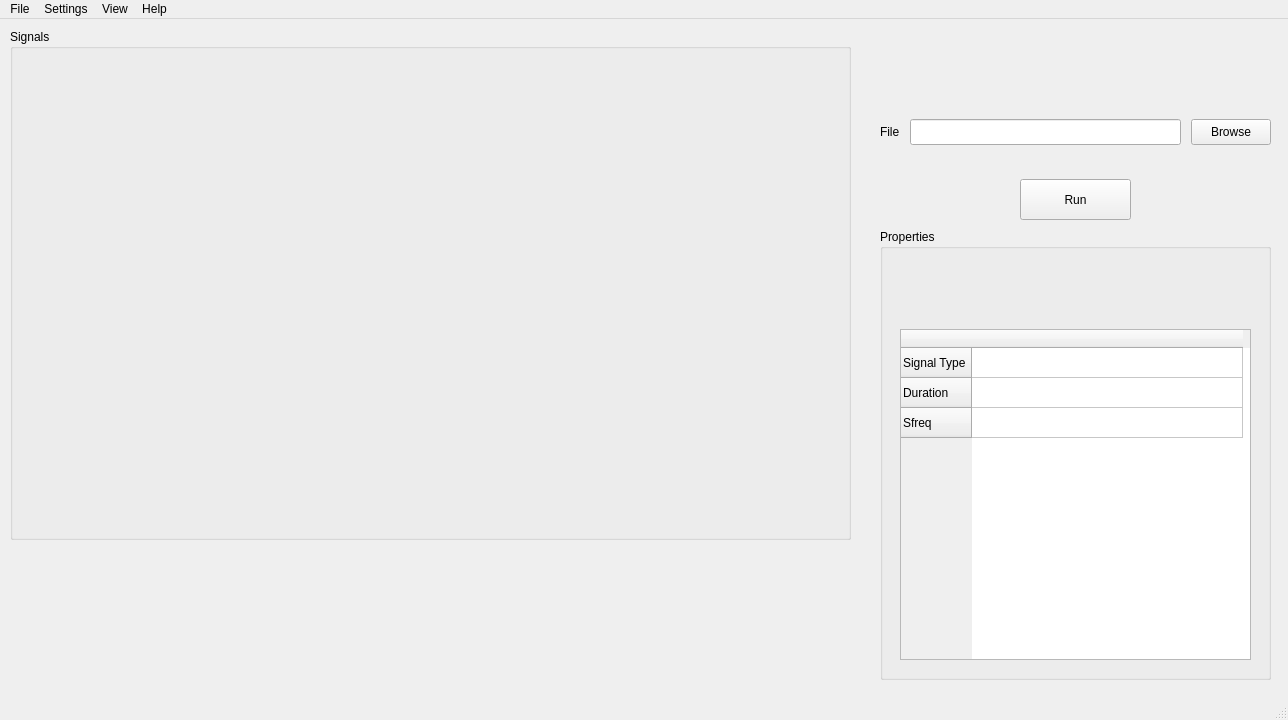
<?xml version="1.0" encoding="UTF-8"?>
<ui version="4.0">
 <class>MainWindow</class>
 <widget class="QMainWindow" name="MainWindow">
  <property name="geometry">
   <rect>
    <x>0</x>
    <y>0</y>
    <width>1288</width>
    <height>720</height>
   </rect>
  </property>
  <property name="windowTitle">
   <string>MainWindow</string>
  </property>
  <widget class="QWidget" name="centralwidget">
   <widget class="QGroupBox" name="groupBox">
    <property name="geometry">
     <rect>
      <x>880</x>
      <y>210</y>
      <width>391</width>
      <height>451</height>
     </rect>
    </property>
    <property name="title">
     <string>Properties</string>
    </property>
    <widget class="QTableWidget" name="tableWidget">
     <property name="geometry">
      <rect>
       <x>20</x>
       <y>100</y>
       <width>351</width>
       <height>331</height>
      </rect>
     </property>
     <property name="rowCount">
      <number>3</number>
     </property>
     <attribute name="horizontalHeaderDefaultSectionSize">
      <number>271</number>
     </attribute>
     <attribute name="verticalHeaderDefaultSectionSize">
      <number>30</number>
     </attribute>
     <row>
      <property name="text">
       <string>Signal Type</string>
      </property>
     </row>
     <row>
      <property name="text">
       <string>Duration</string>
      </property>
     </row>
     <row>
      <property name="text">
       <string>Sfreq</string>
      </property>
     </row>
     <column>
      <property name="text">
       <string/>
      </property>
     </column>
    </widget>
   </widget>
   <widget class="QLabel" name="label_file">
    <property name="geometry">
     <rect>
      <x>880</x>
      <y>100</y>
      <width>31</width>
      <height>26</height>
     </rect>
    </property>
    <property name="text">
     <string>File</string>
    </property>
   </widget>
   <widget class="QLineEdit" name="lineEdit_filepath">
    <property name="geometry">
     <rect>
      <x>910</x>
      <y>100</y>
      <width>271</width>
      <height>26</height>
     </rect>
    </property>
   </widget>
   <widget class="QPushButton" name="pushButton_browse">
    <property name="geometry">
     <rect>
      <x>1191</x>
      <y>100</y>
      <width>80</width>
      <height>26</height>
     </rect>
    </property>
    <property name="text">
     <string>Browse</string>
    </property>
   </widget>
   <widget class="QGroupBox" name="groupBox_2">
    <property name="geometry">
     <rect>
      <x>10</x>
      <y>10</y>
      <width>841</width>
      <height>511</height>
     </rect>
    </property>
    <property name="title">
     <string>Signals</string>
    </property>
   </widget>
   <widget class="QPushButton" name="pushButton_run">
    <property name="geometry">
     <rect>
      <x>1020</x>
      <y>160</y>
      <width>111</width>
      <height>41</height>
     </rect>
    </property>
    <property name="text">
     <string>Run</string>
    </property>
   </widget>
  </widget>
  <widget class="QStatusBar" name="statusbar"/>
  <widget class="QMenuBar" name="menuBar">
   <property name="geometry">
    <rect>
     <x>0</x>
     <y>0</y>
     <width>1288</width>
     <height>23</height>
    </rect>
   </property>
   <widget class="QMenu" name="menuFile">
    <property name="title">
     <string>File</string>
    </property>
    <addaction name="actionOpen_file"/>
    <addaction name="actionOpen_directory"/>
   </widget>
   <widget class="QMenu" name="menuSettings">
    <property name="title">
     <string>Settings</string>
    </property>
   </widget>
   <widget class="QMenu" name="menuView">
    <property name="title">
     <string>View</string>
    </property>
   </widget>
   <widget class="QMenu" name="menuHelp">
    <property name="title">
     <string>Help</string>
    </property>
   </widget>
   <addaction name="menuFile"/>
   <addaction name="menuSettings"/>
   <addaction name="menuView"/>
   <addaction name="menuHelp"/>
  </widget>
  <action name="actionOpen_file">
   <property name="text">
    <string>&amp;Open file</string>
   </property>
  </action>
  <action name="actionOpen_directory">
   <property name="text">
    <string>Open &amp;directory</string>
   </property>
  </action>
 </widget>
 <resources/>
 <connections/>
</ui>
